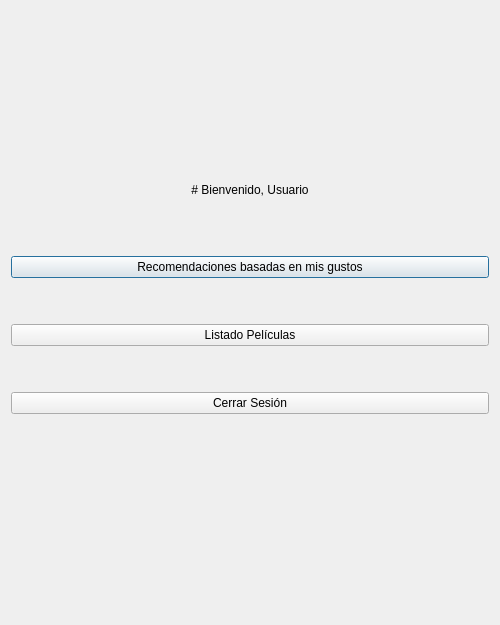
<?xml version="1.0" encoding="UTF-8"?>
<ui version="4.0">
 <class>Menu</class>
 <widget class="QDialog" name="Menu">
  <property name="geometry">
   <rect>
    <x>0</x>
    <y>0</y>
    <width>500</width>
    <height>625</height>
   </rect>
  </property>
  <property name="windowTitle">
   <string>Menú principal</string>
  </property>
  <layout class="QVBoxLayout" name="verticalLayout_2">
   <item>
    <layout class="QVBoxLayout" name="verticalLayout">
     <item>
      <widget class="QLabel" name="welcomeLabel">
       <property name="maximumSize">
        <size>
         <width>16777215</width>
         <height>40</height>
        </size>
       </property>
       <property name="text">
        <string># Bienvenido, Usuario</string>
       </property>
       <property name="textFormat">
        <enum>Qt::MarkdownText</enum>
       </property>
       <property name="alignment">
        <set>Qt::AlignCenter</set>
       </property>
      </widget>
     </item>
     <item>
      <spacer name="horizontalSpacer_3">
       <property name="orientation">
        <enum>Qt::Vertical</enum>
       </property>
       <property name="sizeType">
        <enum>QSizePolicy::Maximum</enum>
       </property>
       <property name="sizeHint" stdset="0">
        <size>
         <width>10</width>
         <height>40</height>
        </size>
       </property>
      </spacer>
     </item>
     <item>
      <widget class="QPushButton" name="recomendacionesButton">
       <property name="text">
        <string>Recomendaciones basadas en mis gustos</string>
       </property>
      </widget>
     </item>
     <item>
      <spacer name="verticalSpacer">
       <property name="orientation">
        <enum>Qt::Vertical</enum>
       </property>
       <property name="sizeType">
        <enum>QSizePolicy::Fixed</enum>
       </property>
       <property name="sizeHint" stdset="0">
        <size>
         <width>20</width>
         <height>40</height>
        </size>
       </property>
      </spacer>
     </item>
     <item>
      <widget class="QPushButton" name="listadoButton">
       <property name="text">
        <string>Listado Películas</string>
       </property>
       <property name="checkable">
        <bool>false</bool>
       </property>
       <property name="checked">
        <bool>false</bool>
       </property>
      </widget>
     </item>
     <item>
      <spacer name="verticalSpacer_2">
       <property name="orientation">
        <enum>Qt::Vertical</enum>
       </property>
       <property name="sizeType">
        <enum>QSizePolicy::Fixed</enum>
       </property>
       <property name="sizeHint" stdset="0">
        <size>
         <width>20</width>
         <height>40</height>
        </size>
       </property>
      </spacer>
     </item>
     <item>
      <widget class="QPushButton" name="logoutButton">
       <property name="text">
        <string>Cerrar Sesión</string>
       </property>
      </widget>
     </item>
     <item>
      <spacer name="verticalSpacer_3">
       <property name="orientation">
        <enum>Qt::Vertical</enum>
       </property>
       <property name="sizeType">
        <enum>QSizePolicy::Fixed</enum>
       </property>
       <property name="sizeHint" stdset="0">
        <size>
         <width>20</width>
         <height>40</height>
        </size>
       </property>
      </spacer>
     </item>
    </layout>
   </item>
  </layout>
 </widget>
 <resources/>
 <connections/>
</ui>
